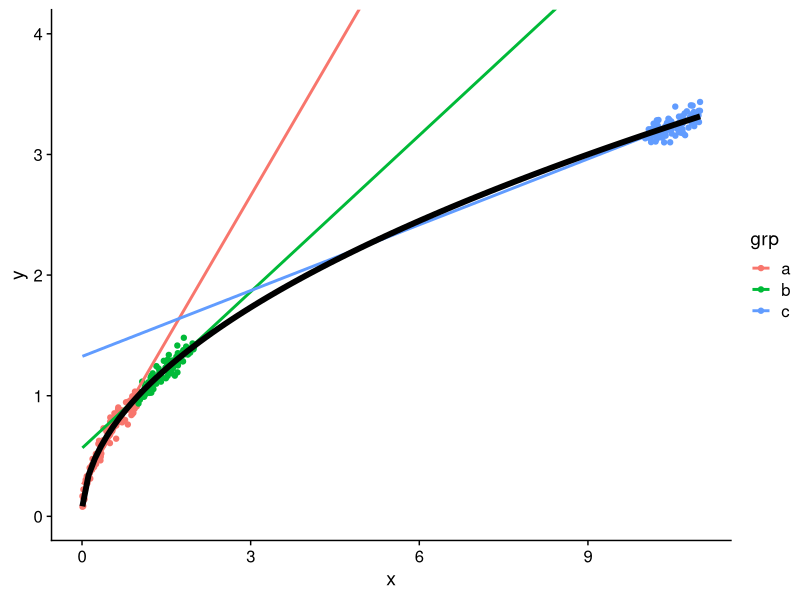
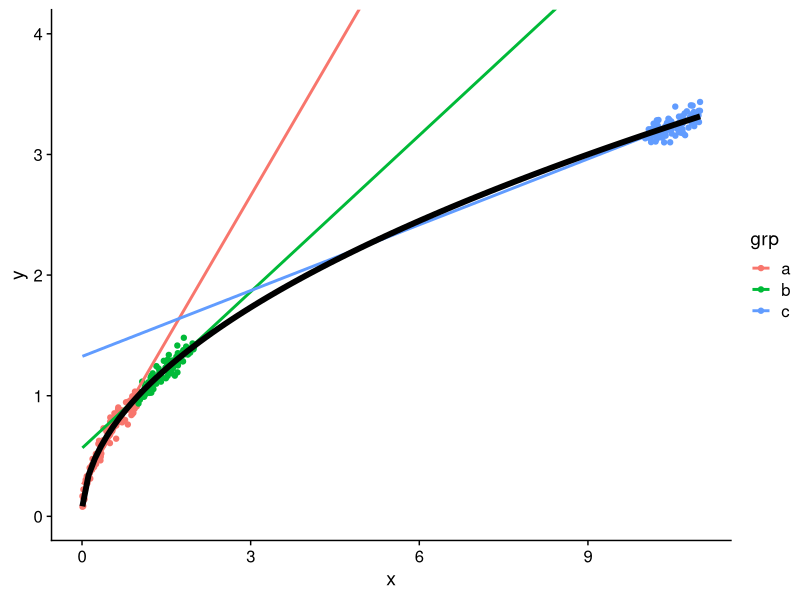

R code for these plots, in order:
## ---- chunk 1
library(tidyverse)
library(cowplot)
## ---- chunk 2
genY <- function(X, sig) Y = sqrt(X)+sig*rnorm(length(X))
sig=0.05; n=100
df = tibble(
  x = c(runif(n,0,1), runif(n,1,2), runif(n,10,11)),
  y = genY(x, sig),
  grp = rep(letters[1:3], each=n))

g1 = ggplot(df, aes(x, y, color=grp)) + geom_point() + 
  geom_smooth(method = 'lm', fullrange=TRUE, se = FALSE) +
  coord_cartesian(ylim=c(0,4)) + stat_function(fun=sqrt,color='black',size=2) +
  theme_cowplot()
g1
## ---- chunk 3
g1
df %>% group_by(grp) %>% summarise(rsq = summary(lm(y~x))$r.sq) %>% knitr::kable(digits = 2)
